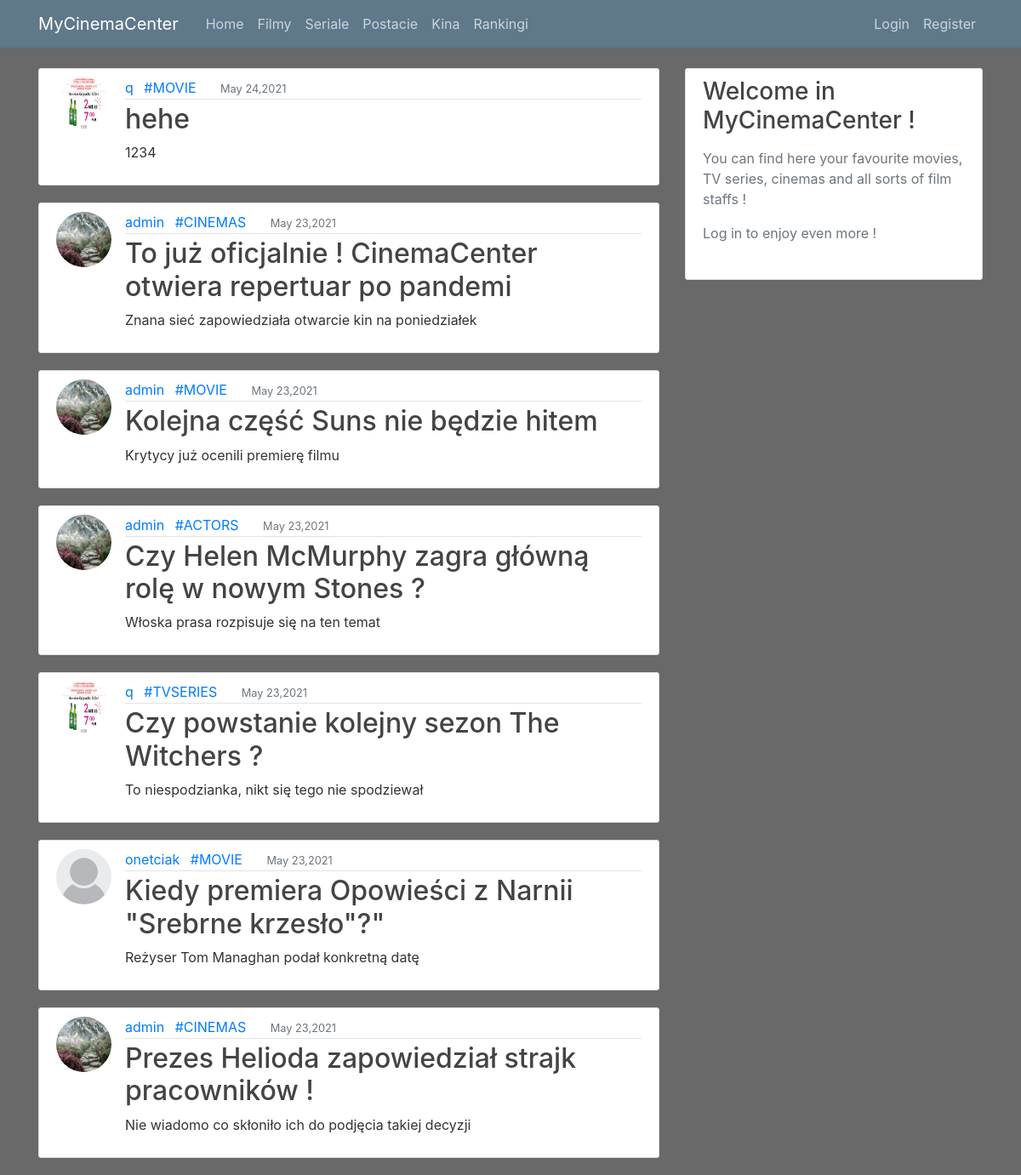
Before: / with the older database file.
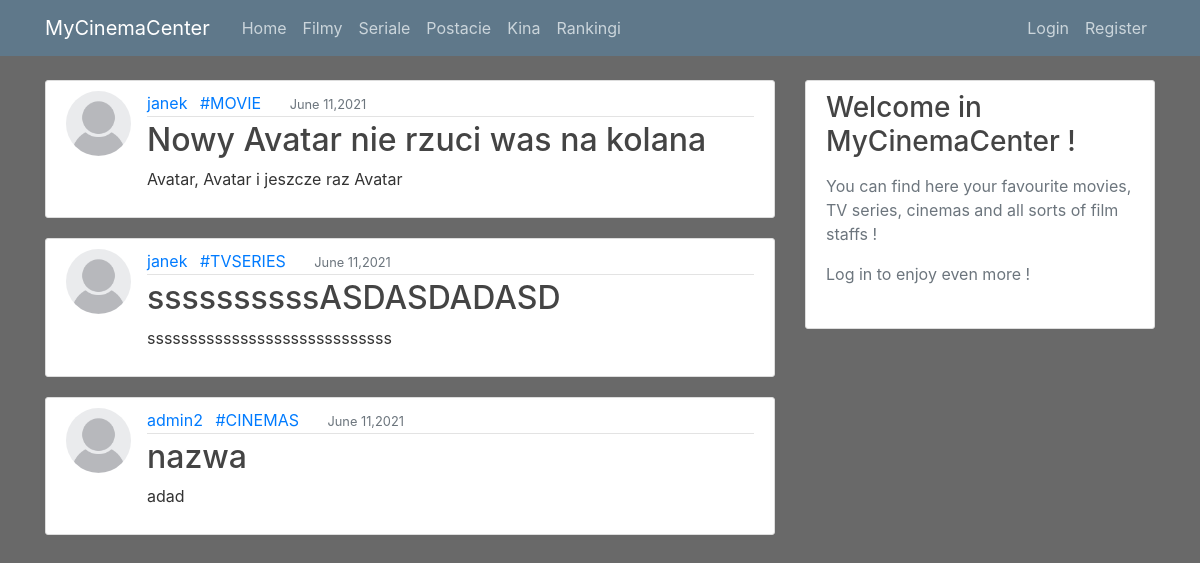
After: the same page with the newer database file.
### mycinema/models.py (models this page shows, shortened)
class CommonInfo(models.Model):
    class Meta:
        abstract = True
    short_description = models.CharField(max_length=100, default="")
    main_description = models.TextField(blank=True)
    total_rating = models.FloatField(default=0)
    is_accepted = models.BooleanField(default=False)
    author = models.ForeignKey(User, on_delete=models.RESTRICT, related_name='%(app_label)s_%(class)sauthor')
    moderator = models.CharField(max_length=50, default="-")
    opinion_counter = models.IntegerField(default=0)
    subscribed_by = models.ManyToManyField(User, related_name='%(app_label)s_%(class)subscriptions')

class News(CommonInfo):
    title = models.CharField(max_length=100)
    category = models.CharField(max_length=50, null=True, choices=CATEGORY)
    date_posted = models.DateTimeField(default=timezone.now)

### users/models.py (models this page shows, shortened)
class Profile(models.Model):
    user = models.OneToOneField(User, on_delete=models.CASCADE)
    image = models.ImageField(default='default.jpg', upload_to='profile_pics')

### mycinema/views.py (the view)
# urls.py: path('', PostListView.as_view(), name='mycinema-home'),
class PostListView(ListView):
    model = News
    template_name = 'mycinema/home.html'
    context_object_name = 'posts'
    ordering = ['-date_posted']

### mycinema/templates/mycinema/home.html
{% extends "mycinema/base.html" %}
{% block content %}
{% for post in posts %}
<article class="media content-section">
    <img class="rounded-circle article-img" src="{{ post.author.profile.image.url }}">
    <div class="media-body">
        <div class="article-metadata">
            <a class="mr-2" href="#">{{ post.author }}</a>
            <a class="mr-4" href="#">#{{ post.category }}</a>
            <small class="text-muted">{{ post.date_posted|date:"F d,Y" }}</small>
        </div>
        <h2><a class="article-title" href="{% url 'news-detail' post.id %}">{{ post.title }}</a></h2>
        <p class="article-content">{{ post.short_description }}</p>
    </div>
</article>
{% endfor %}
{% endblock content %}

### mycinema/templates/mycinema/base.html (shortened to what this page needs)
{% load static %}
<!DOCTYPE html>
<html>
<head>
    <link rel="stylesheet" href="https://stackpath.bootstrapcdn.com/bootstrap/4.3.1/css/bootstrap.min.css"
>
    <link rel="stylesheet" type="text/css" href="{% static 'mycinema/main.css' %}">
    <link rel="stylesheet" type="text/css" href="{% static 'mycinema/cinema.css' %}">
</head>
<body>
<header class="site-header">
    <nav class="navbar navbar-expand-md navbar-dark bg-steel fixed-top">
        <div class="container">
            <a class="navbar-brand mr-4" href="/">MyCinemaCenter</a>
            <div class="collapse navbar-collapse" id="navbarToggle">
                <div class="navbar-nav mr-auto">
                    <a class="nav-item nav-link" href="{% url 'mycinema-home' %}">Home</a>
                    <a class="nav-item nav-link" href="{% url 'films' %}">Filmy</a>
                    <a class="nav-item nav-link" href="{% url 'series' %}">Seriale</a>
                    <a class="nav-item nav-link" href="{% url 'staff' %}">Postacie</a>
                    <a class="nav-item nav-link" href="{% url 'cinemas' %}">Kina</a>
                    <a class="nav-item nav-link" href="{% url 'ranking' %}">Rankingi</a>
                </div>
                <div class="navbar-nav">
                    {% if user.is_authenticated %}
                        <a class="nav-item nav-link" href="{% url 'logout' %}">Logout</a>
                        <a class="nav-item nav-link" href="{% url 'profile' %}">Profile</a>
                    {% else %}
                        <a class="nav-item nav-link" href="{% url 'login' %}">Login</a>
                        <a class="nav-item nav-link" href="{% url 'register' %}">Register</a>
                    {% endif %}
                </div>
            </div>
        </div>
    </nav>
</header>
<main role="main" class="container">
    <div class="row">
        <div class="col-md-8">
            {% block content %}{% endblock %}
        </div>
        <div class="col-md-4">
            <div class="content-section">
                <h3>Welcome in MyCinemaCenter !</h3>
                <p class='text-muted'>You can find here your favourite movies, TV series, cinemas and all sorts of film staffs !
                <p class='text-muted'>Log in to enjoy even more !
                </p>
            </div>
        </div>
    </div>
</main>
</body>
</html>

### mycinema/static/mycinema/main.css (style rules this page uses)
body { background: #696969; color: #333333; margin-top: 5rem; }
h1, h2, h3, h4, h5, h6 { color: #444444; }
.bg-steel { background-color: #5f788a; }
.site-header .navbar-nav .nav-link { color:#cbd5db; }
.content-section { background: #ffffff; padding: 10px 20px; border: 1px solid #dddddd; border-radius: 3px; margin-bottom: 20px; }
.article-title { color: #444444; }
.article-content { white-space: pre-line; }
.article-img { height: 65px; width: 65px; margin-right: 16px; }
.article-metadata { padding-bottom: 1px; margin-bottom: 4px; border-bottom: 1px solid #e3e3e3 }

Changed rows visible on the page:
removed News: author.profile.image (picture), author "q", category "MOVIE", date_posted "May 24,2021", title "hehe", short_description "1234"
removed News: author.profile.image (picture), author "admin", category "CINEMAS", date_posted "May 23,2021", title "To już oficjalnie ! CinemaCenter otwiera repertuar po pandemi", short_description "Znana sieć zapowiedziała otwarcie kin na poniedziałek"
removed News: author.profile.image (picture), author "admin", category "MOVIE", date_posted "May 23,2021", title "Kolejna część Suns nie będzie hitem", short_description "Krytycy już ocenili premierę filmu"
removed News: author.profile.image (picture), author "admin", category "ACTORS", date_posted "May 23,2021", title "Czy Helen McMurphy zagra główną rolę w nowym Stones ?", short_description "Włoska prasa rozpisuje się na ten temat"
removed News: author.profile.image (picture), author "q", category "TVSERIES", date_posted "May 23,2021", title "Czy powstanie kolejny sezon The Witchers ?", short_description "To niespodzianka, nikt się tego nie spodziewał"
removed News: author.profile.image (placeholder picture), author "onetciak", category "MOVIE", date_posted "May 23,2021", title "Kiedy premiera Opowieści z Narnii \"Srebrne krzesło\"?\"", short_description "Reżyser Tom Managhan podał konkretną datę"
removed News: author.profile.image (picture), author "admin", category "CINEMAS", date_posted "May 23,2021", title "Prezes Helioda zapowiedział strajk pracowników !", short_description "Nie wiadomo co skłoniło ich do podjęcia takiej decyzji"
added News: author.profile.image (placeholder picture), author "janek", category "MOVIE", date_posted "June 11,2021", title "Nowy Avatar nie rzuci was na kolana", short_description "Avatar, Avatar i jeszcze raz Avatar"
added News: author.profile.image (placeholder picture), author "janek", category "TVSERIES", date_posted "June 11,2021", title "ssssssssssASDASDADASD", short_description "sssssssssssssssssssssssssssss"
added News: author.profile.image (placeholder picture), author "admin2", category "CINEMAS", date_posted "June 11,2021", title "nazwa", short_description "adad"
